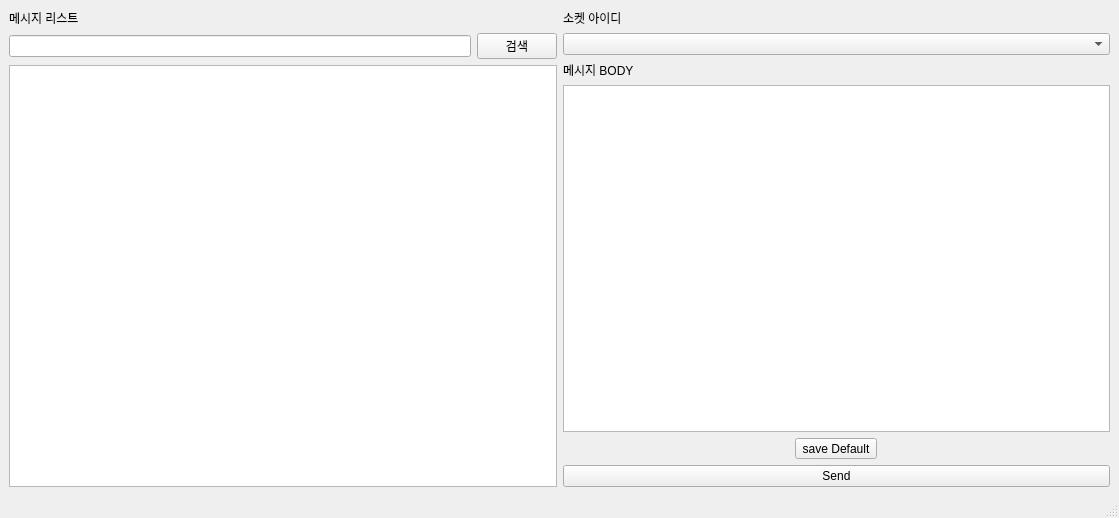
<?xml version="1.0" encoding="UTF-8"?>
<ui version="4.0">
 <class>MainWindow</class>
 <widget class="QMainWindow" name="MainWindow">
  <property name="enabled">
   <bool>true</bool>
  </property>
  <property name="geometry">
   <rect>
    <x>0</x>
    <y>0</y>
    <width>1119</width>
    <height>518</height>
   </rect>
  </property>
  <property name="baseSize">
   <size>
    <width>1000</width>
    <height>0</height>
   </size>
  </property>
  <property name="windowTitle">
   <string>MainWindow</string>
  </property>
  <widget class="QWidget" name="centralwidget">
   <layout class="QGridLayout" name="gridLayout_3">
    <item row="0" column="0">
     <layout class="QHBoxLayout" name="horizontalLayout">
      <item>
       <layout class="QGridLayout" name="gridLayout">
        <item row="1" column="0">
         <widget class="QLineEdit" name="input_handle_search"/>
        </item>
        <item row="4" column="0" colspan="2">
         <widget class="QTableWidget" name="list_handle_msg">
          <property name="selectionMode">
           <enum>QAbstractItemView::SingleSelection</enum>
          </property>
          <property name="selectionBehavior">
           <enum>QAbstractItemView::SelectRows</enum>
          </property>
         </widget>
        </item>
        <item row="1" column="1">
         <widget class="QPushButton" name="btn_handle_search">
          <property name="text">
           <string>검색</string>
          </property>
         </widget>
        </item>
        <item row="0" column="0">
         <widget class="QLabel" name="label_3">
          <property name="text">
           <string>메시지 리스트</string>
          </property>
         </widget>
        </item>
       </layout>
      </item>
      <item>
       <layout class="QGridLayout" name="gridLayout_2">
        <item row="6" column="0">
         <widget class="QPushButton" name="btn_handle_send">
          <property name="text">
           <string>Send</string>
          </property>
         </widget>
        </item>
        <item row="1" column="0">
         <widget class="QComboBox" name="combo_sk_list"/>
        </item>
        <item row="3" column="0">
         <widget class="QLabel" name="label">
          <property name="text">
           <string>메시지 BODY</string>
          </property>
         </widget>
        </item>
        <item row="0" column="0">
         <widget class="QLabel" name="label_2">
          <property name="text">
           <string>소켓 아이디</string>
          </property>
         </widget>
        </item>
        <item row="4" column="0">
         <widget class="QTableWidget" name="list_handle_body"/>
        </item>
        <item row="5" column="0">
         <layout class="QHBoxLayout" name="horizontalLayout_3">
          <item>
           <widget class="QToolButton" name="btn_save_dt_val">
            <property name="text">
             <string>save Default</string>
            </property>
           </widget>
          </item>
         </layout>
        </item>
       </layout>
      </item>
     </layout>
    </item>
   </layout>
  </widget>
  <widget class="QMenuBar" name="menubar">
   <property name="geometry">
    <rect>
     <x>0</x>
     <y>0</y>
     <width>1119</width>
     <height>22</height>
    </rect>
   </property>
  </widget>
  <widget class="QStatusBar" name="statusbar"/>
 </widget>
 <resources/>
 <connections/>
</ui>
